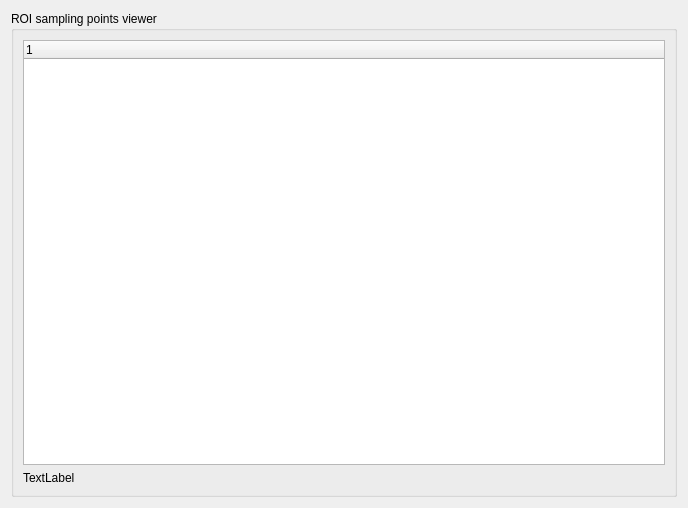
<?xml version="1.0" encoding="UTF-8"?>
<ui version="4.0">
 <class>DataHubPlus_mapping</class>
 <widget class="QWidget" name="DataHubPlus_mapping">
  <property name="geometry">
   <rect>
    <x>0</x>
    <y>0</y>
    <width>688</width>
    <height>508</height>
   </rect>
  </property>
  <property name="windowTitle">
   <string>Form</string>
  </property>
  <layout class="QVBoxLayout" name="verticalLayout_2">
   <item>
    <widget class="QGroupBox" name="groupBox_main">
     <property name="title">
      <string>ROI sampling points viewer</string>
     </property>
     <layout class="QVBoxLayout" name="verticalLayout">
      <item>
       <widget class="QTreeWidget" name="tree_data">
        <column>
         <property name="text">
          <string notr="true">1</string>
         </property>
        </column>
       </widget>
      </item>
      <item>
       <widget class="QLabel" name="lbl_info">
        <property name="text">
         <string>TextLabel</string>
        </property>
       </widget>
      </item>
     </layout>
    </widget>
   </item>
  </layout>
 </widget>
 <resources/>
 <connections/>
</ui>
